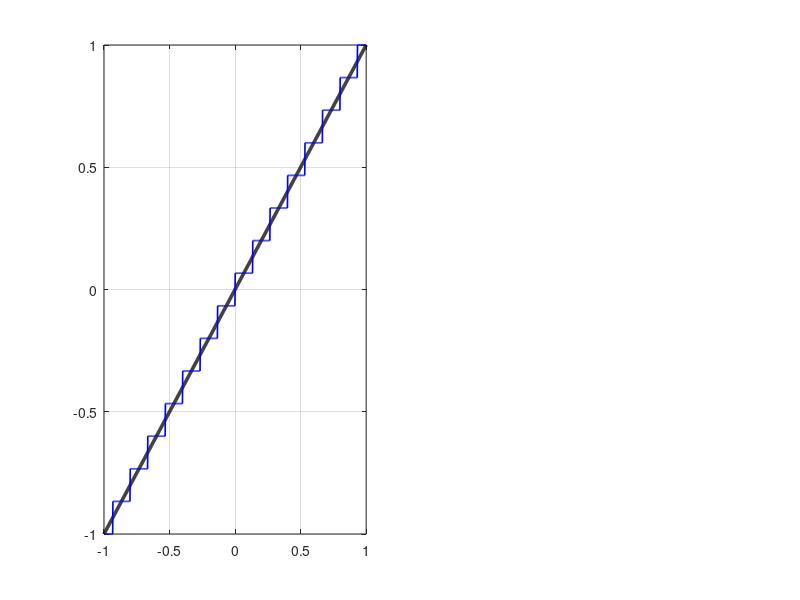

This chart was generated by the following MATLAB code: (Note: this script raises an error after producing the figure.)
% Memristive Weight Transfer charcteristics:

clear; clc; close all;
% parameters (from the code training.ipynb)
s = 1.0;                 % Weight scale
L = 16;                  % 16 concuctances level
sigma_d2d = 0.05;        % 5% Device-to-Device variations
sigma_c2c = 0.05;        % 5% Cycle-to-Cycle variations
saf_rate = 0.03;         % 3% total SAF rate (divided equally)
r = 0.002;               % Retention drift factor

% Dense grid of target weights w in [-1, 1]
w_target = linspace(-1, 1, 1000);
num_trials = 20;      % number of monte carlo sweeps

% compute hardware weights
compute_hw = @(w, d2d, c2c, saf_lrs, saf_hrs) ...
    s * (exp(-r) * max(0, min(1, round((L-1) * (saf_lrs.*1 + (~saf_lrs & saf_hrs).*0 + (~saf_lrs & ~saf_hrs).*max(0, min(1, d2d(1) .* (w + 1)/2)))) / (L-1) + c2c(1))) - ...
        exp(-r) * max(0, min(1, ...
            round((L-1) * (saf_lrs.*1 + (~saf_lrs & saf_hrs).*0 + (~saf_lrs & ~saf_hrs).*max(0, min(1, d2d(2) .* (1 - w)/2)))) / (L-1) + c2c(2) ...
        )) ...
    )

 
figure('Color', 'w', 'Position', [100, 100, 850, 400]);

subplot(1, 2, 1);
hold on; grid on; box on;

% ideal linear weight
plot(w_target, w_target, 'k', 'LineWidth', 2.5, 'DisplayName', 'Ideal Linear (w)');


g_pos_ideal = round((L-1) * (w_target + 1)/2) / (L-1);
g_neg_ideal = round((L-1) * (1 - w_target)/2) / (L-1);
w_quant = s * (g_pos_ideal - g_neg_ideal);
plot(w_target, w_quant, 'b-', 'LineWidth', 1.2, 'DisplayName', '16-Level Quantized (4-bit)');

% Noisy weights 
for k = 1:num_trials
    d_pos = max(0.7, min(1.3, 1 + randn(1) * sigma_d2d));
    d_neg = max(0.7, min(1.3, 1 + randn(1) * sigma_d2d));
    eps_pos = randn(size(w_target)) * sigma_c2c;
    eps_neg = randn(size(w_target)) * sigma_c2c;
    
    % Compute for zero SAF to show noise band
    g_p = max(0, min(1, round((L-1) * max(0, min(1, d_pos * (w_target + 1)/2))) / (L-1) + eps_pos)) * exp(-r);
    g_n = max(0, min(1, round((L-1) * max(0, min(1, d_neg * (1 - w_target)/2))) / (L-1) + eps_neg)) * exp(-r);
    w_noisy = s * (g_p - g_n);
    
    if k == 1
        p_noise = plot(w_target, w_noisy, 'Color', [0.85, 0.35, 0.25, 0.15], 'DisplayName', 'Noisy Trials (C2C + D2D)');
    else
        plot(w_target, w_noisy, 'Color', [0.85, 0.35, 0.25, 0.15], 'HandleVisibility', 'off');
    end
end

% Highlight Stuck-at-Fault examples (horizontal defects)
% Stuck-at-LRS on g_pos causes positive baseline shift
plot(w_target, s*(1 - g_neg_ideal)*exp(-r), 'm:', 'LineWidth', 1.5, 'DisplayName', 'SAF (g^+ stuck LRS)');
plot(w_target, s*(g_pos_ideal - 1)*exp(-r), 'c:', 'LineWidth', 1.5, 'DisplayName', 'SAF (g^- stuck LRS)');

xlabel('Target Synaptic Weight (w)');
ylabel('Effective Hardware Weight (w^{hw})');
title('(A) Memristor Weight Transfer Function');
legend('Location', 'northwest', 'FontSize', 8);
xlim([-1, 1]); ylim([-1.2, 1.2]);

% weight error distribution
subplot(1, 2, 2);
hold on; grid on; box on;

% Sample 20,000 random weights from standard normal (typical trained weights)
w_sample = max(-1, min(1, randn(20000, 1) * 0.3));
d2d_p = max(0.7, min(1.3, 1 + randn(size(w_sample)) * sigma_d2d));
d2d_n = max(0.7, min(1.3, 1 + randn(size(w_sample)) * sigma_d2d));
c2c_p = randn(size(w_sample)) * sigma_c2c;
c2c_n = randn(size(w_sample)) * sigma_c2c;
saf_lrs_p = rand(size(w_sample)) < (saf_rate/2);
saf_hrs_p = rand(size(w_sample)) < (saf_rate/2);
saf_lrs_n = rand(size(w_sample)) < (saf_rate/2);
saf_hrs_n = rand(size(w_sample)) < (saf_rate/2);

% Compute hardware weights for this sample
gp = max(0, min(1, d2d_p .* (w_sample + 1)/2));
gp(saf_lrs_p) = 1; gp(saf_hrs_p) = 0;
gp = max(0, min(1, round((L-1)*gp)/(L-1) + c2c_p)) * exp(-r);

gn = max(0, min(1, d2d_n .* (1 - w_sample)/2));
gn(saf_lrs_n) = 1; gn(saf_hrs_n) = 0;
gn = max(0, min(1, round((L-1)*gn)/(L-1) + c2c_n)) * exp(-r);

w_hw_sample = s * (gp - gn);
err = w_hw_sample - w_sample;

histogram(err, 60, 'Normalization', 'pdf', 'FaceColor', [0.2, 0.5, 0.8], 'EdgeColor', 'none');
xlabel('Weight Error (w^{hw} - w)');
ylabel('Probability Density');
title('(B) Write/Read Error Distribution');
xlim([-0.8, 0.8]);
 
text(-0.7, max(ylim)*0.85, sprintf('\\mu = %.4f\n\\sigma = %.4f', mean(err), std(err)), ...
    'BackgroundColor', 'w', 'EdgeColor', 'k', 'FontSize', 9);
exportgraphics(gcf, 'weight_transfer.pdf', 'ContentType', 'vector')
